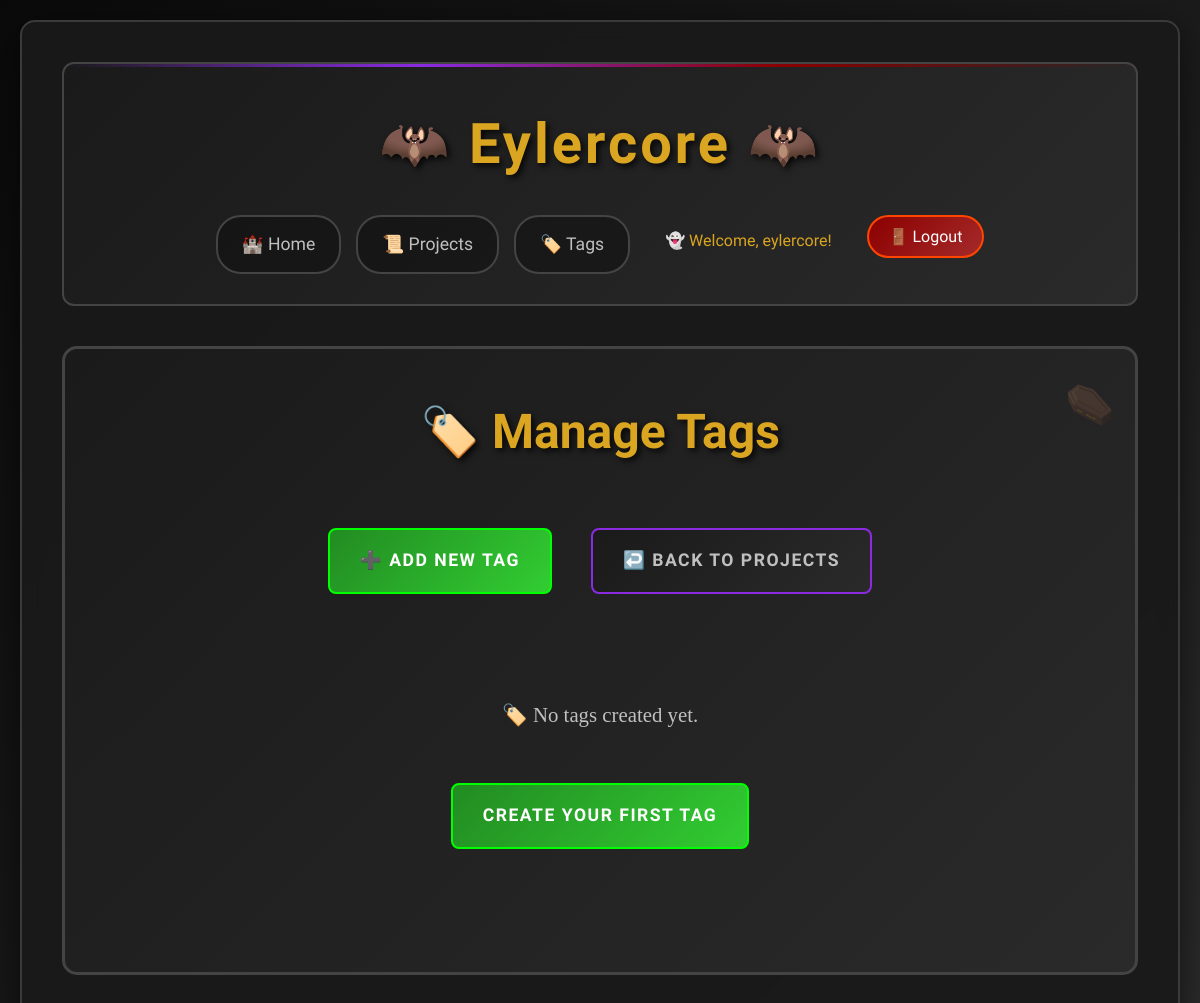
Before: /tags/ (signed in) with the older database file.
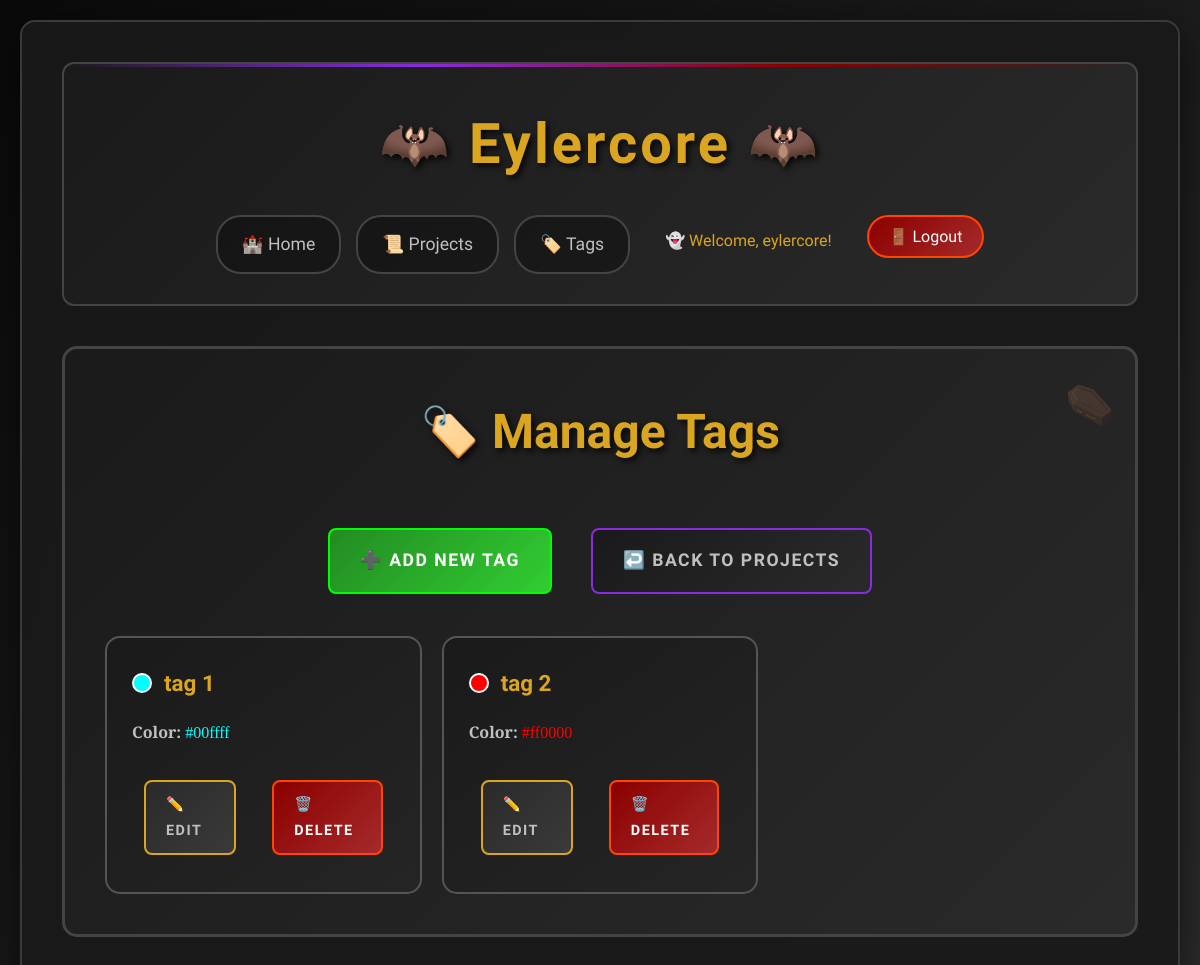
After: the same page with the newer database file.
### main_app/models.py (models this page shows, shortened)
class Tag(models.Model):
    name = models.CharField(max_length=50, unique=True)
    color = models.CharField(max_length=7, default='#8b0000')
    created_at = models.DateTimeField(auto_now_add=True)
    class Meta:
        ordering = ['name']

### main_app/views.py (the view)
# urls.py: path('tags/', views.tags_index, name='tags_index'),
@login_required
def tags_index(request):
    tags = Tag.objects.all()
    return render(request, 'tags/index.html', {'tags': tags})

### templates/tags/index.html (shortened to what this page needs)
{% extends 'base.html' %}
{% block content %}
<div class="project-details">
    <h2>🏷️ Manage Tags</h2>
    <div class="action-buttons">
        <a href="{% url 'main_app:add_tag' %}" class="btn btn-save">➕ Add New Tag</a>
        <a href="{% url 'main_app:projects_index' %}" class="btn btn-back">↩️ Back to Projects</a>
    </div>
    {% if tags %}
    <div class="tags-grid" style="margin-top: 30px; display: grid; grid-template-columns: repeat(auto-fill, minmax(300px, 1fr)); gap: 20px;">
        {% for tag in tags %}
        <div class="tag-card" style="background: linear-gradient(145deg, #1a1a1a, #252525);
                                   padding: 25px; border-radius: 15px; border: 2px solid #555;
                                   position: relative; overflow: hidden;">
            <div style="display: flex; align-items: center; margin-bottom: 15px;">
                <span style="display: inline-block; width: 20px; height: 20px; border-radius: 50%;
                           background: {{ tag.color }}; margin-right: 12px; border: 2px solid #fff;">
                </span>
                <h3 style="color: #daa520; margin: 0; font-family: 'MedievalSharp', cursive; font-size: 1.4rem;">
                    {{ tag.name }}
                </h3>
            </div>
            <div style="color: #c0c0c0; margin-bottom: 20px;">
                <strong>Color:</strong> <span style="color: {{ tag.color }};">{{ tag.color }}</span>
            </div>
            <div class="tag-actions" style="display: flex; gap: 12px;">
                <a href="{% url 'main_app:edit_tag' tag.id %}" class="btn btn-edit" style="padding: 10px 20px; font-size: 0.9rem;">✏️ Edit</a>
                <a href="{% url 'main_app:delete_tag' tag.id %}" class="btn btn-delete" style="padding: 10px 20px; font-size: 0.9rem;">🗑️ Delete</a>
            </div>
        </div>
        {% endfor %}
    </div>
    {% else %}
    <div class="empty-state" style="text-align: center; padding: 60px; color: #8a2be2;">
        <p style="font-size: 1.3rem;">🏷️ No tags created yet.</p>
        <a href="{% url 'main_app:add_tag' %}" class="btn btn-save" style="margin-top: 20px;">
            Create Your First Tag
        </a>
    </div>
    {% endif %}
</div>
{% endblock %}

Changed rows visible on the page:
added Tag: name "tag 1", color "#00ffff"
added Tag: name "tag 2", color "#ff0000"
Other visible differences:
text no longer shown: "🏷️ No tags created yet. CREATE YOUR FIRST TAG"
